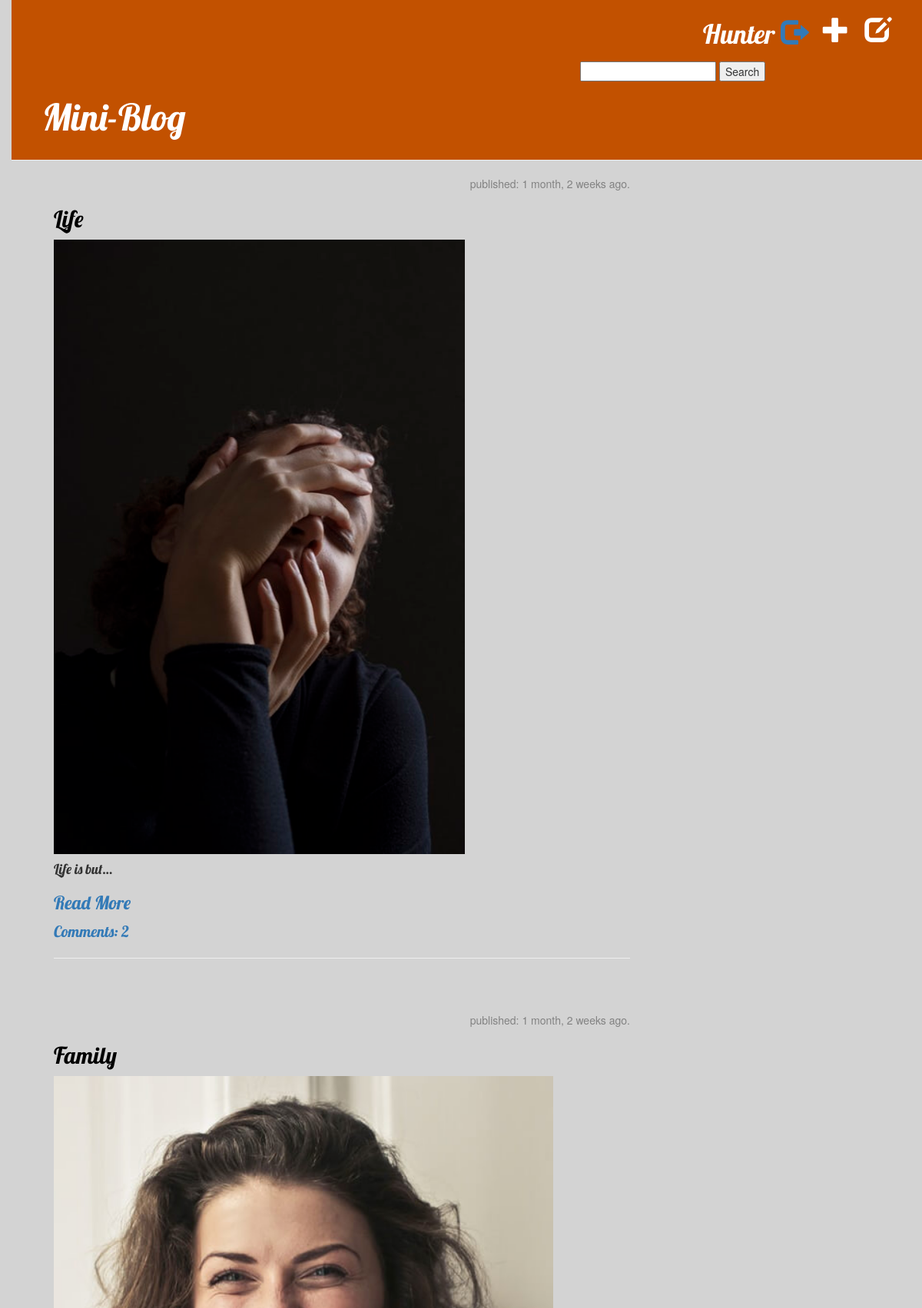
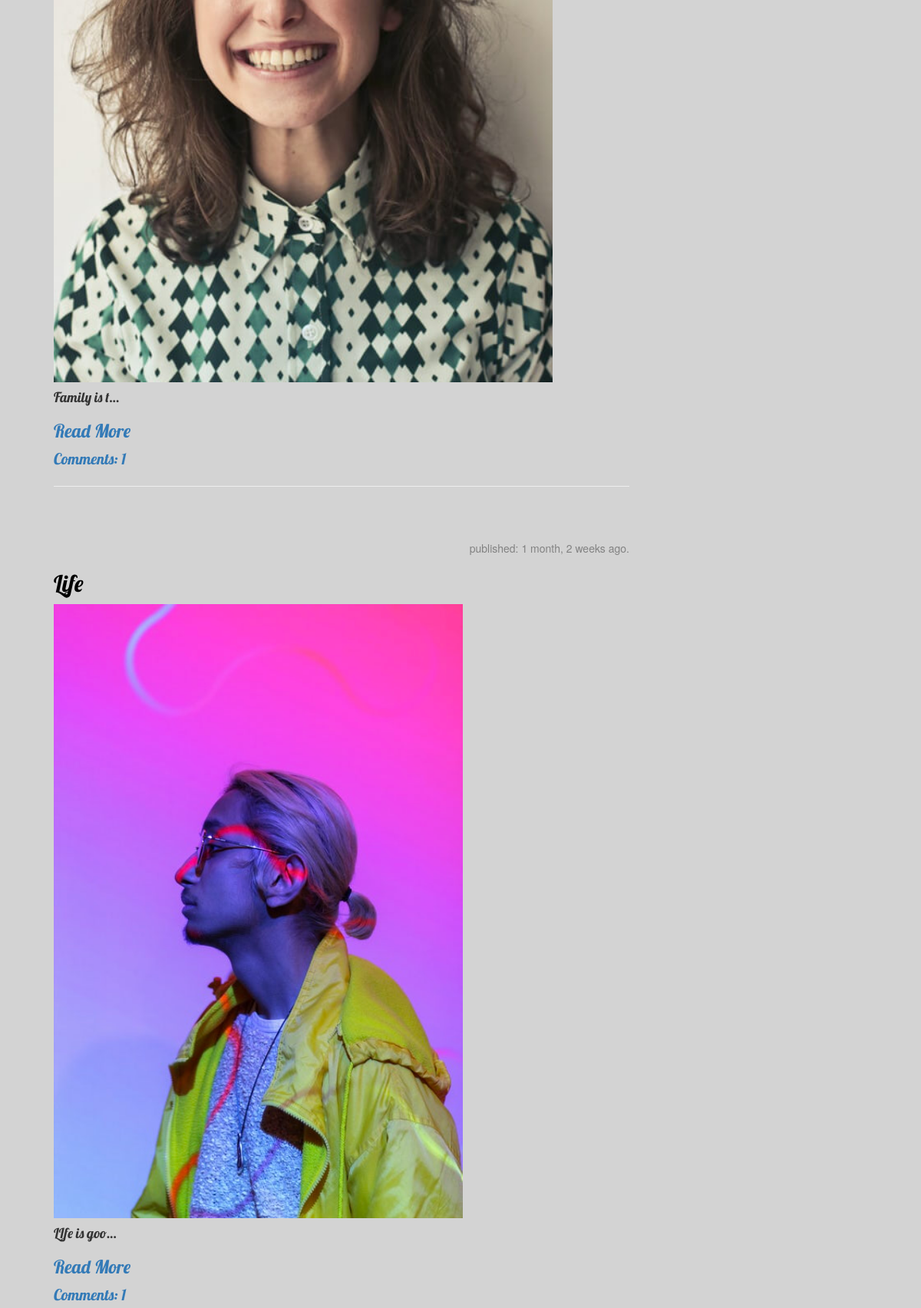
Screenshot of / (signed in, upper part) with the database file from the repository (2 pictures, top to bottom).
### blog/models.py (models this page shows, shortened)
class Post(models.Model):
    author = models.ForeignKey(settings.AUTH_USER_MODEL, on_delete=models.CASCADE)
    title = models.CharField(max_length=200)
    text = RichTextField(blank=True, null=True)
    created_date = models.DateTimeField(default = timezone.now)
    published_date = models.DateTimeField(blank=True, null=True)
    image = models.ImageField(upload_to=upload_location, null=True, blank=True, height_field='height_field', width_field='width_field')
    height_field = models.IntegerField(default=0)
    width_field = models.IntegerField(default=0)
    def get_absolute_url(self):
        return reverse("blog:post_detail", args=[self.pk])
    def approved_comments(self):
        return self.comments.filter(approved_comment=True)

### blog/views.py (the view)
# urls.py: path('', views.PostList.as_view(), name='post_list'),
class PostList(ListView):
    model = Post
    template_name = 'blog/post_list.html'
    context_object_name = 'posts'

### blog/templates/blog/post_list.html (shortened to what this page needs)
{% extends 'blog/base.html' %}
{% load static %}
{% block content %}
{% for post in posts %}
<div class="post">
    <div class="date text-right">
        <p>published: {{ post.published_date|timesince }} ago.</p>
    </div>
    <h2><a href="{% url 'blog:post_detail' pk=post.pk %}">{{ post.title|title }}</a></h2>
    {% if post.image %}
    <img src="{{ post.image.url }}" class='img-responsive' style="height:100vh;">
    {% endif %}
    <h4><p>{{ post.text|safe|truncatechars:15 }}</p></h4>
    <h3><a href="{{post.get_absolute_url}}"</a>Read More</h3>
    <a class='comments' href="{% url 'blog:post_detail' pk=post.pk %}">Comments: {{ post.approved_comments.count }}</a>
    <hr>
</div>
    {% empty %}
    <p>No Posts Found</p>
{% endfor %}
{% endblock %}

### blog/templates/blog/base.html (shortened to what this page needs)
{% load static %}
<html>
    <head>
        <link href="https://stackpath.bootstrapcdn.com/bootstrap/3.2.0/css/bootstrap.min.css" rel="stylesheet">
        <link href="https://stackpath.bootstrapcdn.com/bootstrap/3.2.0/css/bootstrap-theme.min.css" rel="stylesheet">
        <link href=" {% static 'blog/css/blog.css' %}" rel="stylesheet">
    </head>
    <body>
        <div class ="page-header">
            {% if request.user.is_authenticated %}
                <a href="{% url 'blog:post_draft_list' %}" class="top-menu"><span class="glyphicon glyphicon-edit"></span></a>
                <a href="{% url 'blog:post_new' %}" class="top-menu"><span class="glyphicon glyphicon-plus"></span></a>
                <p class="top-menu">{{ request.user.username }}  <a href="{% url 'logout' %}" class="glyphicon glyphicon-log-out" onClick = "return confirm('Are you sure?');"></a></p>
            {% else %}
                <a href="{% url 'login' %}" class="top-menu"><span class="glyphicon glyphicon-lock"></span></a>
                <a href="{% url 'blog:signup' %}" class="top-menu"><span class="glyphicon glyphicon-plus"></span></a>
            {% endif %}
            <form action="{% url 'blog:search'%}" method="GET" style="margin-left:700px;">
                <input type="text" name="q" value="{{request.GET.q}}">
                <button type="submit">Search</button>
            </form>
            <h1><a href="/">Mini-Blog</a></h1>
        </div>
        <div class="content container">
            <div class="row">
                <div class="col-md-8">
                    {% block content %}
                    {% endblock %}
                </div>
            </div>
        </div>
    </body>
</html>

### blog/static/blog/css/blog.css (style rules this page uses)
body { background-color: lightgrey; padding-left: 15px; }
h1 a, h2 a { color:#c25100; font-family: 'Lobster'; }
.comments { font-family: 'Lobster'; font-size: 20px; }
.page-header { background-color: #C25100; margin-top: 0; padding: 20px 20px 20px 40px; }
.page-header h1, .page-header h1 a, .page-header h1 a:visited, .page-header h1 a:active { color: #ffffff; font-size: 36pt; text-decoration: none; }
.content { margin-left: 40px; }
h1, h2, h3, h4 { font-family: 'Lobster', cursive; }
.date { color: #828282; }
.top-menu, .top-menu:hover, .top-menu:visited { color: #ffffff; float: right; font-size: 26pt; margin-right: 20px; }
p.top-menu { font-family: 'Lobster'; }
.post { margin-bottom: 70px; }
.post h2 a, .post h2 a:visited { color: #000000; }
.top-menu { font-size: 'Lobster'; }

### rows the page displays
Post: published_date "1 month, 2 weeks", title "Life", image (picture), text "Life is but…", approved_comments.count "2"
Post: published_date "1 month, 2 weeks", title "Family", image (picture), text "Family is t…", approved_comments.count "1"
Post: published_date "1 month, 2 weeks", title "Life", image (picture), text "LIfe is goo…", approved_comments.count "1"

### other values shown
{{ request.user.username }} "Hunter"
